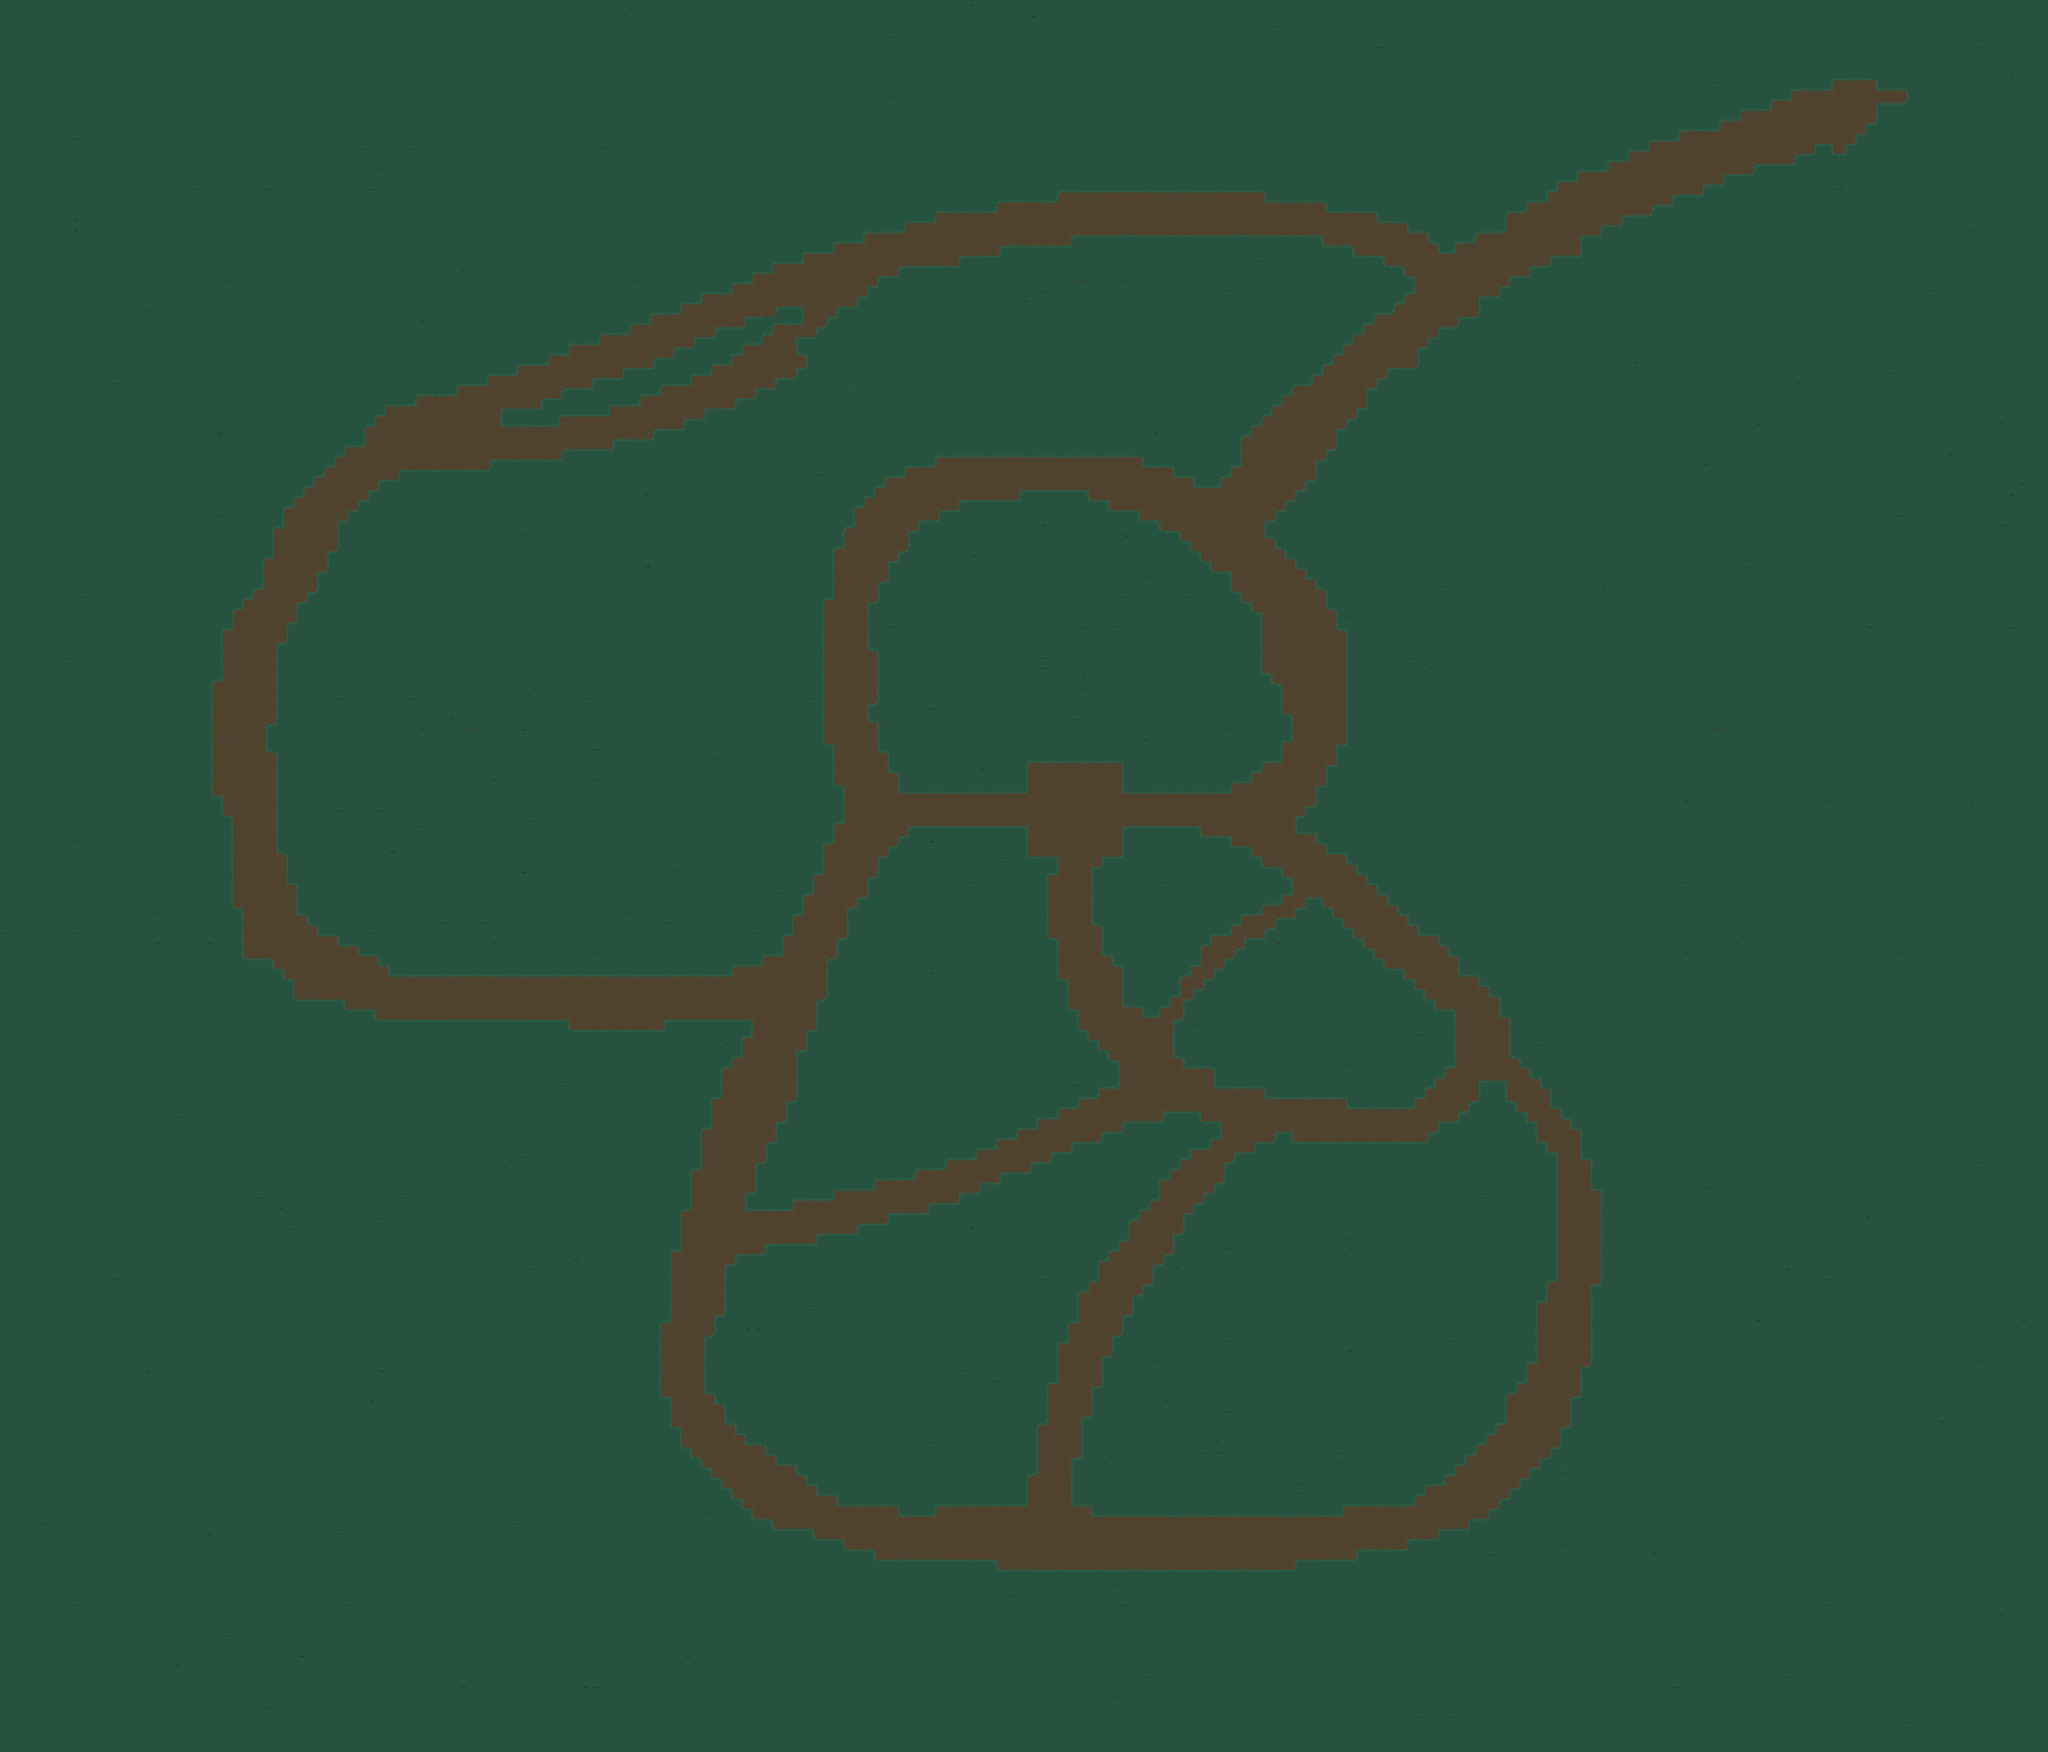

This is a level from a 2D game, rendered from its Tiled map with the project's own tilesets. A one-line summary and the map file follow, with tile-layer data summarised:
An orthogonal 201x172 tile map with 16x16 px tiles, 1 tile layer (Tile Layer 1) and 1402 objects.

<map version="1.5" tiledversion="1.5.0" orientation="orthogonal" renderorder="left-down" width="201" height="172" tilewidth="16" tileheight="16" infinite="0" nextlayerid="9" nextobjectid="1925">
 <properties>
  <property name="Type" value="Wolf" />
 </properties>
 <tileset firstgid="1" source="Grass_Tileset.tsx" />
 <layer id="1" name="Tile Layer 1" width="201" height="172">
  <data>[34572 cells, 34572 non-empty, 19 distinct tile ids]</data>
 </layer>
 <objectgroup color="#c86432" id="7" name="Campfire" tintcolor="#c86432">
  <object id="435" x="1622" y="1205">
   <point />
  </object>
  <object id="436" x="1624" y="1333">
   <point />
  </object>
  <object id="437" x="1755" y="1335">
   <point />
  </object>
  <object id="438" x="1756" y="1211">
   <point />
  </object>
  <object id="439" x="1942" y="1238">
   <point />
  </object>
  <object id="440" x="1946" y="1319">
   <point />
  </object>
  <object id="441" x="1402" y="1221">
   <point />
  </object>
  <object id="442" x="1401" y="1320">
   <point />
  </object>
  <object id="443" x="1724" y="1461">
   <point />
  </object>
  <object id="444" x="1665" y="1535">
   <point />
  </object>
  <object id="445" x="1830" y="1606">
   <point />
  </object>
  <object id="446" x="1740" y="1717.33">
   <point />
  </object>
  <object id="447" x="1894.67" y="1692">
   <point />
  </object>
  <object id="449" x="1210.67" y="1508">
   <point />
  </object>
  <object id="450" x="1192" y="1604">
   <point />
  </object>
  <object id="451" x="1162.67" y="1906.67">
   <point />
  </object>
  <object id="452" x="1136" y="1989.33">
   <point />
  </object>
  <object id="453" x="1133" y="2212">
   <point />
  </object>
  <object id="455" x="1126.67" y="1732">
   <point />
  </object>
  <object id="456" x="1045.33" y="2109.33">
   <point />
  </object>
  <object id="497" x="1364" y="1078.67">
   <point />
  </object>
  <object id="498" x="1318.67" y="878.667">
   <point />
  </object>
  <object id="499" x="1434.67" y="748">
   <point />
  </object>
  <object id="500" x="1765.33" y="729.333">
   <point />
  </object>
  <object id="501" x="1896" y="785.333">
   <point />
  </object>
  <object id="502" x="1981" y="861">
   <point />
  </object>
  <object id="503" x="2087" y="1012">
   <point />
  </object>
  <object id="504" x="2103" y="1146">
   <point />
  </object>
  <object id="505" x="2916" y="156">
   <point />
  </object>
  <object id="506" x="2814" y="168">
   <point />
  </object>
  <object id="507" x="2666" y="218">
   <point />
  </object>
  <object id="508" x="2526" y="266">
   <point />
  </object>
  <object id="509" x="2368" y="360">
   <point />
  </object>
  <object id="510" x="2132" y="524">
   <point />
  </object>
  <object id="511" x="2008" y="642">
   <point />
  </object>
  <object id="512" x="2048" y="746">
   <point />
  </object>
  <object id="513" x="2204" y="576">
   <point />
  </object>
  <object id="514" x="2314" y="494">
   <point />
  </object>
  <object id="515" x="2464" y="394">
   <point />
  </object>
  <object id="516" x="2662" y="298">
   <point />
  </object>
  <object id="517" x="2890" y="232">
   <point />
  </object>
  <object id="518" x="2074" y="366">
   <point />
  </object>
  <object id="520" x="1904" y="310">
   <point />
  </object>
  <object id="521" x="1666" y="364">
   <point />
  </object>
  <object id="522" x="1454.67" y="365.333">
   <point />
  </object>
  <object id="523" x="1368" y="448">
   <point />
  </object>
  <object id="524" x="1133.33" y="472">
   <point />
  </object>
  <object id="525" x="1188" y="586.667">
   <point />
  </object>
  <object id="526" x="814.667" y="597.333">
   <point />
  </object>
  <object id="528" x="994.667" y="700">
   <point />
  </object>
  <object id="529" x="610.667" y="662.667">
   <point />
  </object>
  <object id="530" x="484" y="820">
   <point />
  </object>
  <object id="531" x="418" y="1048">
   <point />
  </object>
  <object id="532" x="366" y="1222">
   <point />
  </object>
  <object id="533" x="450" y="1390">
   <point />
  </object>
  <object id="534" x="465.333" y="1548">
   <point />
  </object>
  <object id="535" x="712" y="1550.67">
   <point />
  </object>
  <object id="536" x="973.333" y="1608">
   <point />
  </object>
  <object id="537" x="1356" y="1894.67">
   <point />
  </object>
  <object id="538" x="1606.67" y="1792">
   <point />
  </object>
  <object id="539" x="1884" y="1872">
   <point />
  </object>
  <object id="540" x="1704" y="2048">
   <point />
  </object>
  <object id="541" x="1690" y="2248">
   <point />
  </object>
  <object id="542" x="1234" y="2398">
   <point />
  </object>
  <object id="543" x="1526" y="2370">
   <point />
  </object>
  <object id="544" x="1772" y="2468">
   <point />
  </object>
  <object id="545" x="1982" y="2396">
   <point />
  </object>
  <object id="546" x="2274" y="2388">
   <point />
  </object>
  <object id="548" x="2362" y="2242">
   <point />
  </object>
  <object id="549" x="2484" y="2118">
   <point />
  </object>
  <object id="550" x="2454" y="1934">
   <point />
  </object>
  <object id="551" x="2292" y="1662">
   <point />
  </object>
  <object id="552" x="2440" y="1770">
   <point />
  </object>
  <object id="554" x="2104" y="1740">
   <point />
  </object>
  <object id="555" x="2180" y="1426">
   <point />
  </object>
 </objectgroup>
 <objectgroup color="#010101" id="8" name="SpawnPoint">
  <object id="434" x="1688.67" y="1274">
   <point />
  </object>
 </objectgroup>
 <objectgroup color="#199619" id="5" name="Tree">
  <!-- 1161 objects omitted --></objectgroup>
 <objectgroup color="#320000" id="2" name="Wolf">
  <!-- 45 objects omitted --></objectgroup>
 <objectgroup color="#64ff64" id="3" name="ForestBat">
  <!-- 53 objects omitted --></objectgroup>
 <objectgroup color="#ffffff" id="4" name="Rabbit">
  <!-- 67 objects omitted --></objectgroup>
</map>
<!-- 1326 of 1402 objects omitted -->
